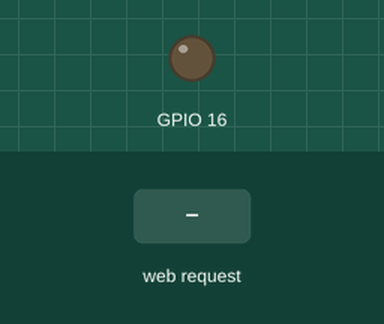
The sketch below on a simulated ESP8266 (NodeMCU). Shown: output pins drawn as LEDs (lit = HIGH). The test bench sets the inputs (shaded band). WiFi joins after 1.5 s; servers stay silent unless stated; what the sketch prints to the serial monitor is not drawn.

Above: at 2.7 s.
2.8 s: HTTP request GET /1 received
At 4.0 s:
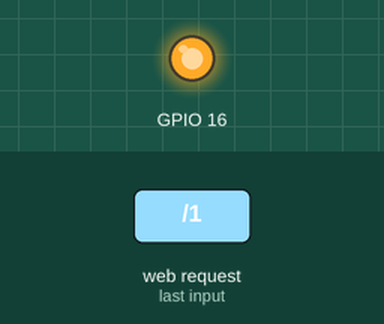
4.3 s: HTTP request GET /0 received
At 5.3 s:
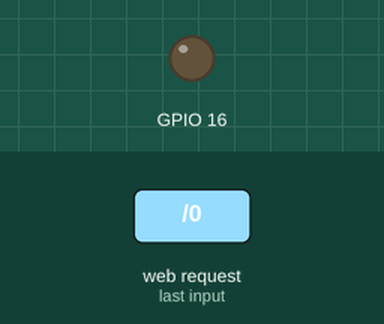
Timing chart, 0 to 7.3 s (numbered marks = the images above; inputs shaded):
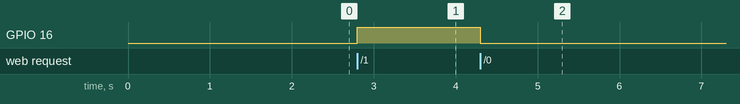

The sketch:

LEDOn_Off.ino.ino
```cpp
#include <ESP8266WiFi.h>
#include <ESP8266WebServer.h>

const char* ssid = "Nokia";
const char* password = "balanaguyashwanth1";

ESP8266WebServer server(80);
char temp[400];
void handleRoot()
{
  snprintf(temp, 400,
"<html>\
  <head>\
  </head>\
    <body>\
      <a href=\"/1\"><button>  ledon  </button></a>\
      <a href=\"/0\"> <button> ledoff  </button></a>\
    </body>\
</html>");


  server.send(200, "text/html", temp);
}


void ledOn()
{
  pinMode(16, OUTPUT);
  digitalWrite(16, HIGH);
  delay(1000);
  server.send(200, "text/html", temp);
}

void ledOff()
{
  pinMode(16, OUTPUT);
  digitalWrite(16, LOW);
  delay(1000);
  server.send(200, "text/html", temp);
}


void setup(void)
{

  Serial.begin(115200);
  Serial.println("Connecting to network");
  WiFi.mode(WIFI_STA);
  WiFi.begin(ssid, password);   // Connect to WiFi network

  while (WiFi.status() != WL_CONNECTED)
  {
    // Wait for connection
    delay(500);
    Serial.println(".");
  }

  Serial.print("Connected to ");
  Serial.println(ssid);
  Serial.print("IP address: ");
  Serial.println(WiFi.localIP());

  server.on("/", handleRoot);
  server.on("/0", ledOff);
  server.on("/1", ledOn);

  server.begin();
  Serial.println("HTTP server started");
}

void loop(void)
{
  server.handleClient();
}
```

Measured:
- after the input at 2.8 s, GPIO 16: LOW → HIGH at once
- after the input at 4.3 s, GPIO 16: HIGH → LOW at once
